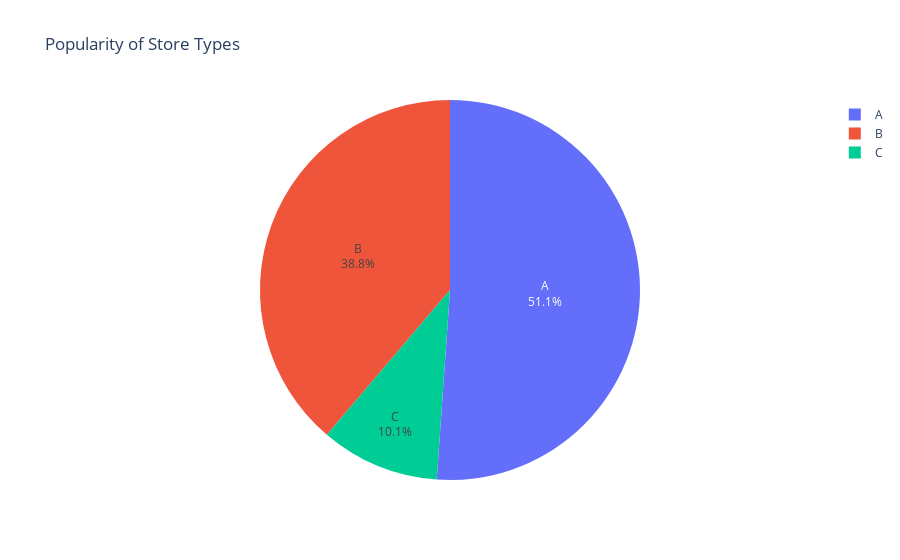

The cell this chart's notebook holds for it:
### Markdown cell above
**Popularity of Store Types**

### Code cell
typecounts = merged.Type.value_counts().to_dict()
df = pd.DataFrame(list(typecounts.items()), columns=['Store_Type', 'Counts'])

fig = px.pie(df, values='Counts', names='Store_Type',
             title='Popularity of Store Types',labels='Store_Type')
fig.update_traces(textposition='inside', textinfo='percent+label')
fig.show()

### Figure 1 — Plotly figure (JSON) as saved in the notebook; plotly's stock layout.template omitted (floating-point values rounded to 4 significant figures)
{"data": [{"domain": {"x": [0, 1], "y": [0, 1]}, "hovertemplate": "Store_Type=%{label}<br>Counts=%{value}<extra></extra>", "labels": ["A", "B", "C"], "legendgroup": "", "name": "", "showlegend": true, "textinfo": "percent+label", "textposition": "inside", "type": "pie", "values": [215478, 163495, 42597]}], "layout": {"legend": {"tracegroupgap": 0}, "title": {"text": "Popularity of Store Types"}}}
